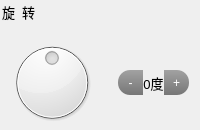
              <widget class="QWidget" name="widget_11" native="true">
               <property name="minimumSize">
                <size>
                 <width>0</width>
                 <height>100</height>
                </size>
               </property>
               <property name="maximumSize">
                <size>
                 <width>16777215</width>
                 <height>130</height>
                </size>
               </property>
               <layout class="QVBoxLayout" name="verticalLayout_16">
                <property name="margin">
                 <number>2</number>
                </property>
                <item>
                 <widget class="QLabel" name="label_16">
                  <property name="font">
                   <font>
                    <family>Microsoft YaHei UI</family>
                    <pointsize>10</pointsize>
                   </font>
                  </property>
                  <property name="styleSheet">
                   <string notr="true"/>
                  </property>
                  <property name="text">
                   <string>旋  转</string>
                  </property>
                  <property name="alignment">
                   <set>Qt::AlignLeading|Qt::AlignLeft|Qt::AlignVCenter</set>
                  </property>
                 </widget>
                </item>
                <item>
                 <widget class="QWidget" name="widget_12" native="true">
                  <property name="sizePolicy">
                   <sizepolicy hsizetype="Preferred" vsizetype="Expanding">
                    <horstretch>0</horstretch>
                    <verstretch>0</verstretch>
                   </sizepolicy>
                  </property>
                  <layout class="QHBoxLayout" name="horizontalLayout_24">
                   <property name="spacing">
                    <number>16</number>
                   </property>
                   <property name="leftMargin">
                    <number>0</number>
                   </property>
                   <property name="bottomMargin">
                    <number>0</number>
                   </property>
                   <item>
                    <widget class="QWidget" name="widget_14" native="true">
                     <layout class="QHBoxLayout" name="horizontalLayout_23">
                      <property name="spacing">
                       <number>0</number>
                      </property>
                      <property name="margin">
                       <number>0</number>
                      </property>
                      <item>
                       <widget class="QDial" name="dial">
                        <property name="minimum">
                         <number>-360</number>
                        </property>
                        <property name="maximum">
                         <number>360</number>
                        </property>
                        <property name="pageStep">
                         <number>1</number>
                        </property>
                        <property name="value">
                         <number>0</number>
                        </property>
                        <property name="tracking">
                         <bool>true</bool>
                        </property>
                        <property name="orientation">
                         <enum>Qt::Horizontal</enum>
                        </property>
                        <property name="invertedAppearance">
                         <bool>false</bool>
                        </property>
                        <property name="invertedControls">
                         <bool>false</bool>
                        </property>
                        <property name="wrapping">
                         <bool>false</bool>
                        </property>
                        <property name="notchesVisible">
                         <bool>false</bool>
                        </property>
                       </widget>
                      </item>
                     </layout>
                    </widget>
                   </item>
                   <item>
                    <widget class="QWidget" name="widget_13" native="true">
                     <layout class="QHBoxLayout" name="horizontalLayout_22">
                      <property name="spacing">
                       <number>0</number>
                      </property>
                      <property name="margin">
                       <number>0</number>
                      </property>
                      <item>
                       <layout class="QHBoxLayout" name="horizontalLayout_21">
                        <item>
                         <widget class="QPushButton" name="degreeM">
                          <property name="minimumSize">
                           <size>
                            <width>25</width>
                            <height>25</height>
                           </size>
                          </property>
                          <property name="maximumSize">
                           <size>
                            <width>25</width>
                            <height>25</height>
                           </size>
                          </property>
                          <property name="focusPolicy">
                           <enum>Qt::NoFocus</enum>
                          </property>
                          <property name="styleSheet">
                           <string notr="true">QPushButton#degreeM{
  background-color:red;
  color:white;
  border-top-left-radius:12px;
  border-bottom-left-radius:12px;
  background:qlineargradient(x1: 0, y1: 0, x2: 0, y2: 1,stop: 0 rgba(130, 130, 130, 180),stop:1 rgba(68, 68, 68, 180));
}

QPushButton#degreeM:hover{
    background: qlineargradient(x1: 0, y1: 0, x2: 0, y2: 1, stop: 0 #6ea1f1, stop: 1 #567dbc);
}

QPushButton#degreeM:pressed{
  background: qlineargradient(x1: 0, y1: 0, x2: 0, y2: 1, stop: 0 #fcf300,stop: 1 #ffc000);
}</string>
                          </property>
                          <property name="text">
                           <string>-</string>
                          </property>
                         </widget>
                        </item>
                        <item>
                         <widget class="QLabel" name="degreeValue">
                          <property name="font">
                           <font>
                            <family>Microsoft YaHei UI</family>
                            <pointsize>10</pointsize>
                           </font>
                          </property>
                          <property name="styleSheet">
                           <string notr="true"/>
                          </property>
                          <property name="text">
                           <string>0度</string>
                          </property>
                          <property name="alignment">
                           <set>Qt::AlignCenter</set>
                          </property>
                         </widget>
                        </item>
                        <item>
                         <widget class="QPushButton" name="degreeP">
                          <property name="minimumSize">
                           <size>
                            <width>25</width>
                            <height>25</height>
                           </size>
                          </property>
                          <property name="maximumSize">
                           <size>
                            <width>25</width>
                            <height>25</height>
                           </size>
                          </property>
                          <property name="focusPolicy">
                           <enum>Qt::NoFocus</enum>
                          </property>
                          <property name="styleSheet">
                           <string notr="true">QPushButton#degreeP{
  background-color:red;
  color:white;
  border-top-right-radius:12px;
  border-bottom-right-radius:12px;
  background:qlineargradient(x1: 0, y1: 0, x2: 0, y2: 1,stop: 0 rgba(130, 130, 130, 180),stop:1 rgba(68, 68, 68, 180));
}

QPushButton#degreeP:hover{
    background: qlineargradient(x1: 0, y1: 0, x2: 0, y2: 1, stop: 0 #6ea1f1, stop: 1 #567dbc);
}

QPushButton#degreeP:pressed{
  background: qlineargradient(x1: 0, y1: 0, x2: 0, y2: 1, stop: 0 #fcf300,stop: 1 #ffc000);
}</string>
                          </property>
                          <property name="text">
                           <string>+</string>
                          </property>
                         </widget>
                        </item>
                       </layout>
                      </item>
                     </layout>
                    </widget>
                   </item>
                  </layout>
                 </widget>
                </item>
               </layout>
              </widget>
